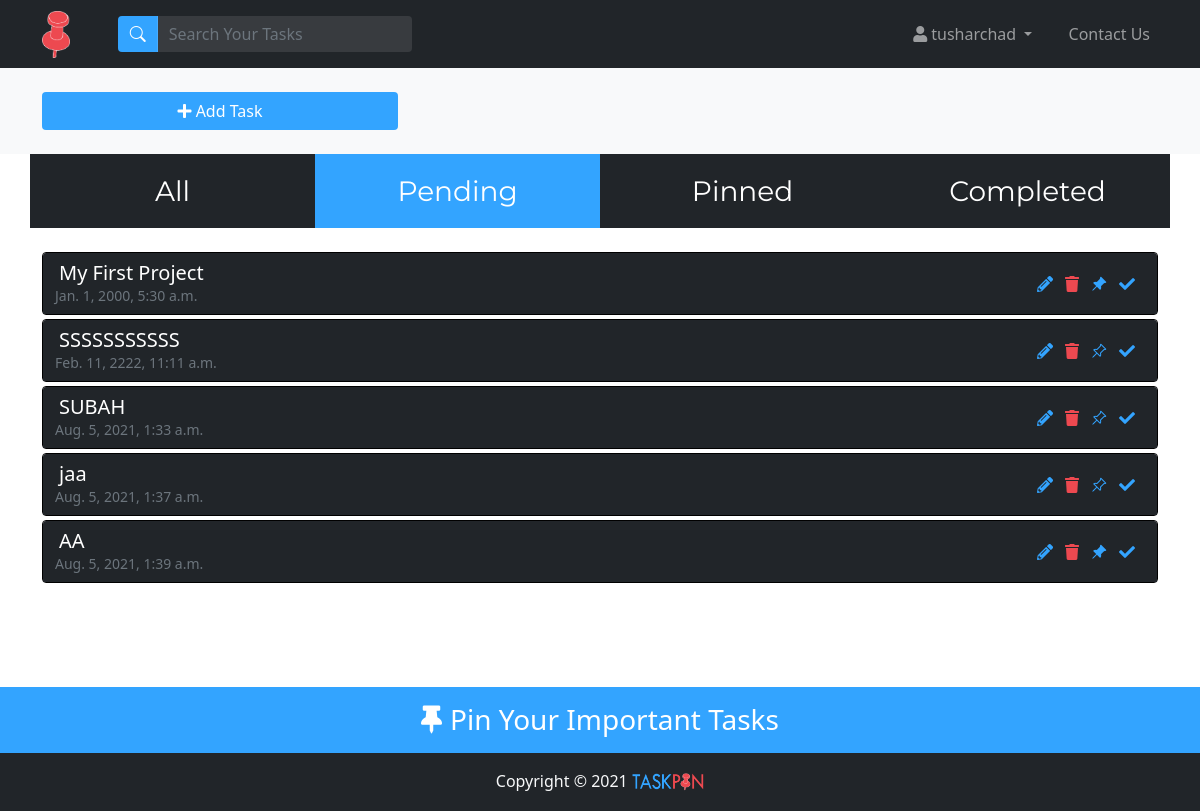
/tasklist/ (signed in), run on the app's committed database.
### main/models.py (models this page shows, shortened)
class Todo(models.Model):
    title = models.CharField(max_length=100)
    memo = models.TextField(blank=True)
    created = models.DateTimeField(auto_now_add=True)
    datecompleted= models.DateTimeField(null=True,blank=True)
    important= models.BooleanField(default=False)
    user= models.ForeignKey(User , on_delete=models.CASCADE)

### main/views.py (the view, shortened to what this page needs)
# urls.py: path("tasklist/",views.tasklist, name='tasklist' ),
def tasklist(request,s="pending"):
    if request.user.is_anonymous:
        return render(request,'login.html')
    else:
        als = Todo.objects.filter(user__username=request.user)
        pls = Todo.objects.filter(user__username=request.user,datecompleted__isnull=True)
        clist = Todo.objects.filter(user__username=request.user,datecompleted__isnull=False).order_by('-datecompleted')
        ils = Todo.objects.filter(user__username=request.user,important=True,datecompleted__isnull=True)
        showall=""
        listall=""
        showpending=""
        listpend=""
        showcompleted=""
        listcomp=""
        showimportant=""
        listimp=""
        if s=="all":
            showall=activetab
            listall=show
        elif s=="completed":
            listcomp=show
            showcompleted=activetab
        elif s=="important":
            showimportant=activetab
            listimp=show
        elif s=="pending":
            showpending=activetab
            listpend=show
        return render(request,'viewtodo.html',{'alist':als,'clist':clist,'plist':pls,'ilist':ils,'username':request.user,'disall':showall,'disimp':showimportant,'discomp':showcompleted,'dispend':showpending,'listall':listall,'listimp':listimp,'listpend':listpend,'listcomp':listcomp})

### templates/viewtodo.html (shortened to what this page needs)
{% extends "taskform3.html"%}
{% block main2 %}
{% for task in plist %}
<div class="card box-shadow-black mb-1">
	<div class="card-header border-bottom-0 bg-dark">
		<div class="row">
			<div class="col-10 cursor-pointer">
				<a class="" data-bs-toggle="collapse" data-bs-target="#Task{{task.id}}" style="text-decoration: none;">
					<h5 class="my-auto text-white">{{task.title}}</h5>
					<small class="row px-2 text-muted">
						{{task.created}}
					</small>
				</a>
			</div>
			<div class="col-2 d-flex justify-content-end align-items-center">
				<form method="POST" action="/tasklist/pending/" class="d-flex align-items-center justify-content-end">
					<a style="padding: 1px 6px;" href="#" data-bs-toggle="modal" class="options-panel1"
						data-bs-target="#editPendingTask{{task.id}}">
						<i class="fas fa-pencil-alt color-blue" data-bs-toggle="tooltip" data-bs-placement="top" title="Edit"></i>
					</a>
					<button style="background: none; border: none;" type="submit" value="{{task.id}}" name="delete"
						data-bs-toggle="tooltip" class="options-panel2" data-bs-placement="top" title="Delete Task">
						<i class="fas fa-trash color-red"></i>
					</button>
					{% if task.important %}
					<button style="background: none; border: none;" type="submit" value="{{task.id}}" name="unimportant"
						data-bs-toggle="tooltip" class="options-panel4" data-bs-placement="top" title="Unpin">
						<i class="bi bi-pin-angle-fill color-blue"></i>
					</button>
					{% else %}
					<button style="background: none; border: none;" type="submit" value="{{task.id}}" name="important"
						data-bs-toggle="tooltip" class="options-panel4" data-bs-placement="top" title="Pin Task">
						<i class="bi bi-pin-angle color-blue"></i>
					</button>
					{% endif %}
					<button style="background: none; border: none;" type="submit" value="{{task.id}}" name="completed"
						data-bs-toggle="tooltip" class="options-panel4" data-bs-placement="top" title="Mark As Completed">
						<i class="fas fa-check color-blue"></i>
					</button>
				</form>
			</div>
		</div>
	</div>
</div>
{% endfor %}
{% endblock main2 %}

### templates/taskform3.html (shortened to what this page needs)
{% load static %}
<!DOCTYPE html>
<html>
<head>
	<link href="https://cdnjs.cloudflare.com/ajax/libs/font-awesome/5.15.3/css/all.min.css" rel="stylesheet">
	<link rel="stylesheet" href="https://cdn.jsdelivr.net/npm/bootstrap-icons@1.5.0/font/bootstrap-icons.css">
	<link href="https://cdn.jsdelivr.net/npm/bootstrap@5.0.2/dist/css/bootstrap.min.css" rel="stylesheet"
>
	<link rel="stylesheet" href="https://cdnjs.cloudflare.com/ajax/libs/slick-carousel/1.8.1/slick.css"
 />
	<link rel="stylesheet" href="https://cdnjs.cloudflare.com/ajax/libs/slick-carousel/1.8.1/slick-theme.css"
 />
	<link rel="stylesheet" href="{% static 'main/css/taskform1.css' %}">
</head>
<body>
	<nav class="navbar navbar-expand-sm bg-dark navbar-dark p-0">
		<div class="container">
			<a href="{% url 'home' %}" class="navbar-brand"><img src="{% static 'main/img/Pin.png' %}" alt=""
					class="LogoImage"></a>
			<div id="navbarCollapse" class="d-flex align-items-center collapse navbar-collapse">
				<ul class="d-flex align-items-center mt-3">
					<div class="d-flex align-items-center">
						<div class="input-group">
							<span class="input-group-text text-white SearchIcon"><i class="bi bi-search"></i></span><input type="text"
								name="search" class="form-control form-control-md text-white large-default" id="search-large"
								placeholder="Search Your Tasks">
						</div>
					</div>
				</ul>
				<ul class="navbar-nav ms-auto">
					<li class="nav-item dropdown me-3">
						<a href="#" class="nav-link dropdown-toggle" data-bs-toggle="dropdown">
							<i class="fas fa-user"></i> {{username}}
						</a>
					</li>
					<li class="nav-item">
						<a href="{% url 'contact' %}" class="nav-link">
							 Contact Us
						</a>
					</li>
				</ul>
			</div>
		</div>
	</nav>
	<section id="actions" class="py-4 bg-light">
		<div class="container">
			<div class="row">
				<div class="d-grid col-md-4">
					<a href="#" class="btn bg-bl text-white btn-block" data-bs-toggle="modal" data-bs-target="#addTask">
						<i class="fas fa-plus"></i> Add Task
					</a>
				</div>
			</div>
		</div>
	</section>
	<section>
		<div class="container">
			<div class="row text-white FONT d-flex flex-row align-items-stretch text-center" id="TASKS">
				<div class="col-md-3 bg-grey p-3 text-center task-heading {{disall}} bg-dark port-item cursor-pointer"
					data-bs-toggle="collapse" data-bs-target="#All">All</div>
				<div class="col-md-3 bg-grey p-3 text-center task-heading {{dispend}} bg-dark port-item cursor-pointer"
					data-bs-toggle="collapse" data-bs-target="#Pending">Pending</div>
				<div class="col-md-3 bg-grey p-3 text-center task-heading {{disimp}} bg-dark port-item cursor-pointer"
					data-bs-toggle="collapse" data-bs-target="#Pinned">Pinned</div>
				<div
					class="col-md-3 bg-grey p-3 text-center task-heading {{discomp}} bg-dark port-item cursor-pointer overflow-hidden"
					data-bs-toggle="collapse" data-bs-target="#Completed">Completed</div>
			</div>
		</div>
	</section>
	<br>
	<section id="Pending" class="collapse {{listpend}} mb-foot">
		<div class="container">
			<div class="row">
				<div id="accordian">
					{% block main2 %}
					{% endblock %}
				</div>
			</div>
		</div>
	</section>
	<br>
	<footer class="bg-dark text-center footer fixed-bottom">
		<section id="testimonials" class="">
			<div class="col text-center">
				<div class="slider testimonial">
					<div class="heading p-2 text-center bg-bl pt-3">
						<h3 class="d-flex justify-content-center ms-auto overflow-hidden text-white" style="overflow-y: hidden;">
							<i class="align-self-center fas fa-thumbtack me-2"></i> Pin Your Important Tasks
						</h3>
					</div>
				</div>
			</div>
		</section>
		<div class="text-center p-3 text-light">
			Copyright &copy; <span id="year"></span>
			<div class="mt-2 d-inline"> <img src="{% static 'main/img/taskpin.png' %}" alt=""
					class="footer-img img-fluid d-inline"></div>
		</div>
	</footer>
</body>
</html>

### main/static/main/css/taskform1.css (style rules this page uses)
.LogoImage { height: 47px; }
.SearchIcon { border: none !important; background: #33a4ff !important; cursor: pointer; font-size: 1rem; font-weight: 400; line-height: 1.5; }
nav .container .form-control { background-color: rgba(255, 255, 255, 0.1) !important; border: none !important; }
.bg-bl { background: #33a4ff !important; }
.bg-grey { background: #ddd; }
.footer-img { height: 25px; }
.color-red { color: #ed4950; }
.color-blue { color: #33a4ff; }
.FONT { font-family: "Montserrat", sans-serif; }
.col-2 { position: relative; }
.ActiveTasks { background: #33a4ff !important; pointer-events: none !important; }
.box-shadow-black { border: #000 1px solid !important; }
.cursor-pointer { cursor: pointer; }
.task-heading { font-size: 28px; display: flex; align-items: center; justify-content: center; overflow-y: hidden; }
.mb-foot { margin-bottom: 200px; }

### data on the page
Todo: title "My First Project", created "Jan. 1, 2000, 5:30 a.m.", {{ task.id }} 10 (drawn)
Todo: title "SSSSSSSSSSS", created "Feb. 11, 2222, 11:11 a.m.", {{ task.id }} 19 (drawn)
Todo: title "SUBAH", created "Aug. 5, 2021, 1:33 a.m.", {{ task.id }} 20 (drawn)
Todo: title "jaa", created "Aug. 5, 2021, 1:37 a.m.", {{ task.id }} 21 (drawn)
Todo: title "AA", created "Aug. 5, 2021, 1:39 a.m.", {{ task.id }} 23 (drawn)

### other printed values
{{ username }} "tusharchad"
